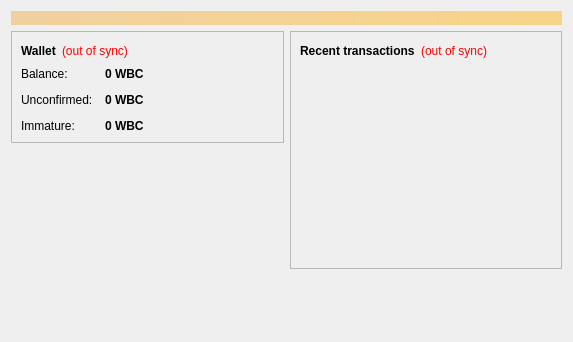
<?xml version="1.0" encoding="UTF-8"?>
<ui version="4.0">
 <class>OverviewPage</class>
 <widget class="QWidget" name="OverviewPage">
  <property name="geometry">
   <rect>
    <x>0</x>
    <y>0</y>
    <width>573</width>
    <height>342</height>
   </rect>
  </property>
  <property name="windowTitle">
   <string>Form</string>
  </property>
  <layout class="QVBoxLayout" name="topLayout">
   <item>
    <widget class="QLabel" name="labelAlerts">
     <property name="visible">
      <bool>false</bool>
     </property>
     <property name="styleSheet">
      <string notr="true">background-color: qlineargradient(x1: 0, y1: 0, x2: 1, y2: 0, stop:0 #F0D0A0, stop:1 #F8D488); color:#000000;</string>
     </property>
     <property name="wordWrap">
      <bool>true</bool>
     </property>
     <property name="margin">
      <number>3</number>
     </property>
    </widget>
   </item>
   <item>
    <layout class="QHBoxLayout" name="horizontalLayout" stretch="1,1">
     <item>
      <layout class="QVBoxLayout" name="verticalLayout_2">
       <item>
        <widget class="QFrame" name="frame">
         <property name="frameShape">
          <enum>QFrame::StyledPanel</enum>
         </property>
         <property name="frameShadow">
          <enum>QFrame::Raised</enum>
         </property>
         <layout class="QVBoxLayout" name="verticalLayout_4">
          <item>
           <layout class="QHBoxLayout" name="horizontalLayout_4">
            <item>
             <widget class="QLabel" name="label_5">
              <property name="font">
               <font>
                <weight>75</weight>
                <bold>true</bold>
               </font>
              </property>
              <property name="text">
               <string>Wallet</string>
              </property>
             </widget>
            </item>
            <item>
             <widget class="QLabel" name="labelWalletStatus">
              <property name="toolTip">
               <string>The displayed information may be out of date. Your wallet automatically synchronizes with the Wbcoin network after a connection is established, but this process has not completed yet.</string>
              </property>
              <property name="styleSheet">
               <string notr="true">QLabel { color: red; }</string>
              </property>
              <property name="text">
               <string notr="true">(out of sync)</string>
              </property>
              <property name="alignment">
               <set>Qt::AlignLeading|Qt::AlignLeft|Qt::AlignVCenter</set>
              </property>
             </widget>
            </item>
            <item>
             <spacer name="horizontalSpacer_2">
              <property name="orientation">
               <enum>Qt::Horizontal</enum>
              </property>
              <property name="sizeHint" stdset="0">
               <size>
                <width>40</width>
                <height>20</height>
               </size>
              </property>
             </spacer>
            </item>
           </layout>
          </item>
          <item>
           <layout class="QFormLayout" name="formLayout_2">
            <property name="fieldGrowthPolicy">
             <enum>QFormLayout::AllNonFixedFieldsGrow</enum>
            </property>
            <property name="horizontalSpacing">
             <number>12</number>
            </property>
            <property name="verticalSpacing">
             <number>12</number>
            </property>
            <item row="0" column="0">
             <widget class="QLabel" name="label">
              <property name="text">
               <string>Balance:</string>
              </property>
             </widget>
            </item>
            <item row="0" column="1">
             <widget class="QLabel" name="labelBalance">
              <property name="font">
               <font>
                <weight>75</weight>
                <bold>true</bold>
               </font>
              </property>
              <property name="cursor">
               <cursorShape>IBeamCursor</cursorShape>
              </property>
              <property name="toolTip">
               <string>Your current balance</string>
              </property>
              <property name="text">
               <string notr="true">0 WBC</string>
              </property>
              <property name="textInteractionFlags">
               <set>Qt::LinksAccessibleByMouse|Qt::TextSelectableByKeyboard|Qt::TextSelectableByMouse</set>
              </property>
             </widget>
            </item>
            <item row="1" column="0">
             <widget class="QLabel" name="label_3">
              <property name="text">
               <string>Unconfirmed:</string>
              </property>
             </widget>
            </item>
            <item row="1" column="1">
             <widget class="QLabel" name="labelUnconfirmed">
              <property name="font">
               <font>
                <weight>75</weight>
                <bold>true</bold>
               </font>
              </property>
              <property name="cursor">
               <cursorShape>IBeamCursor</cursorShape>
              </property>
              <property name="toolTip">
               <string>Total of transactions that have yet to be confirmed, and do not yet count toward the current balance</string>
              </property>
              <property name="text">
               <string notr="true">0 WBC</string>
              </property>
              <property name="textInteractionFlags">
               <set>Qt::LinksAccessibleByMouse|Qt::TextSelectableByKeyboard|Qt::TextSelectableByMouse</set>
              </property>
             </widget>
            </item>
            <item row="2" column="0">
             <widget class="QLabel" name="labelImmatureText">
              <property name="text">
               <string>Immature:</string>
              </property>
             </widget>
            </item>
            <item row="2" column="1">
             <widget class="QLabel" name="labelImmature">
              <property name="font">
               <font>
                <weight>75</weight>
                <bold>true</bold>
               </font>
              </property>
              <property name="toolTip">
               <string>Mined balance that has not yet matured</string>
              </property>
              <property name="text">
               <string notr="true">0 WBC</string>
              </property>
              <property name="textInteractionFlags">
               <set>Qt::LinksAccessibleByMouse|Qt::TextSelectableByKeyboard|Qt::TextSelectableByMouse</set>
              </property>
             </widget>
            </item>
           </layout>
          </item>
         </layout>
        </widget>
       </item>
       <item>
        <spacer name="verticalSpacer">
         <property name="orientation">
          <enum>Qt::Vertical</enum>
         </property>
         <property name="sizeHint" stdset="0">
          <size>
           <width>20</width>
           <height>40</height>
          </size>
         </property>
        </spacer>
       </item>
      </layout>
     </item>
     <item>
      <layout class="QVBoxLayout" name="verticalLayout_3">
       <item>
        <widget class="QFrame" name="frame_2">
         <property name="frameShape">
          <enum>QFrame::StyledPanel</enum>
         </property>
         <property name="frameShadow">
          <enum>QFrame::Raised</enum>
         </property>
         <layout class="QVBoxLayout" name="verticalLayout">
          <item>
           <layout class="QHBoxLayout" name="horizontalLayout_2">
            <item>
             <widget class="QLabel" name="label_4">
              <property name="text">
               <string>&lt;b&gt;Recent transactions&lt;/b&gt;</string>
              </property>
             </widget>
            </item>
            <item>
             <widget class="QLabel" name="labelTransactionsStatus">
              <property name="toolTip">
               <string>The displayed information may be out of date. Your wallet automatically synchronizes with the Wbcoin network after a connection is established, but this process has not completed yet.</string>
              </property>
              <property name="styleSheet">
               <string notr="true">QLabel { color: red; }</string>
              </property>
              <property name="text">
               <string notr="true">(out of sync)</string>
              </property>
              <property name="alignment">
               <set>Qt::AlignRight|Qt::AlignTrailing|Qt::AlignVCenter</set>
              </property>
             </widget>
            </item>
            <item>
             <spacer name="horizontalSpacer">
              <property name="orientation">
               <enum>Qt::Horizontal</enum>
              </property>
              <property name="sizeHint" stdset="0">
               <size>
                <width>40</width>
                <height>20</height>
               </size>
              </property>
             </spacer>
            </item>
           </layout>
          </item>
          <item>
           <widget class="QListView" name="listTransactions">
            <property name="styleSheet">
             <string notr="true">QListView { background: transparent; }</string>
            </property>
            <property name="frameShape">
             <enum>QFrame::NoFrame</enum>
            </property>
            <property name="verticalScrollBarPolicy">
             <enum>Qt::ScrollBarAlwaysOff</enum>
            </property>
            <property name="horizontalScrollBarPolicy">
             <enum>Qt::ScrollBarAlwaysOff</enum>
            </property>
            <property name="selectionMode">
             <enum>QAbstractItemView::NoSelection</enum>
            </property>
           </widget>
          </item>
         </layout>
        </widget>
       </item>
       <item>
        <spacer name="verticalSpacer_2">
         <property name="orientation">
          <enum>Qt::Vertical</enum>
         </property>
         <property name="sizeHint" stdset="0">
          <size>
           <width>20</width>
           <height>40</height>
          </size>
         </property>
        </spacer>
       </item>
      </layout>
     </item>
    </layout>
   </item>
  </layout>
 </widget>
 <resources/>
 <connections/>
</ui>
